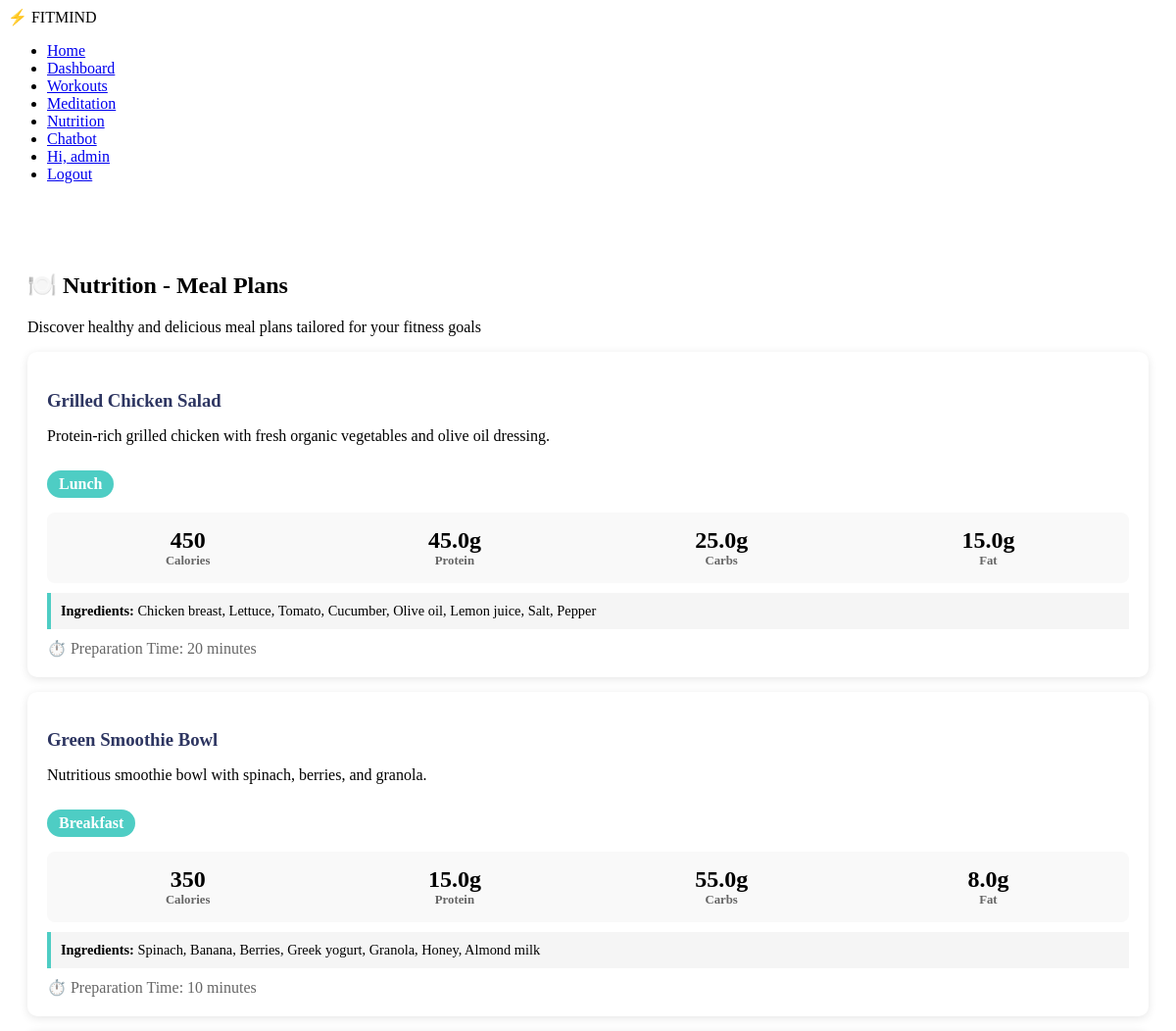
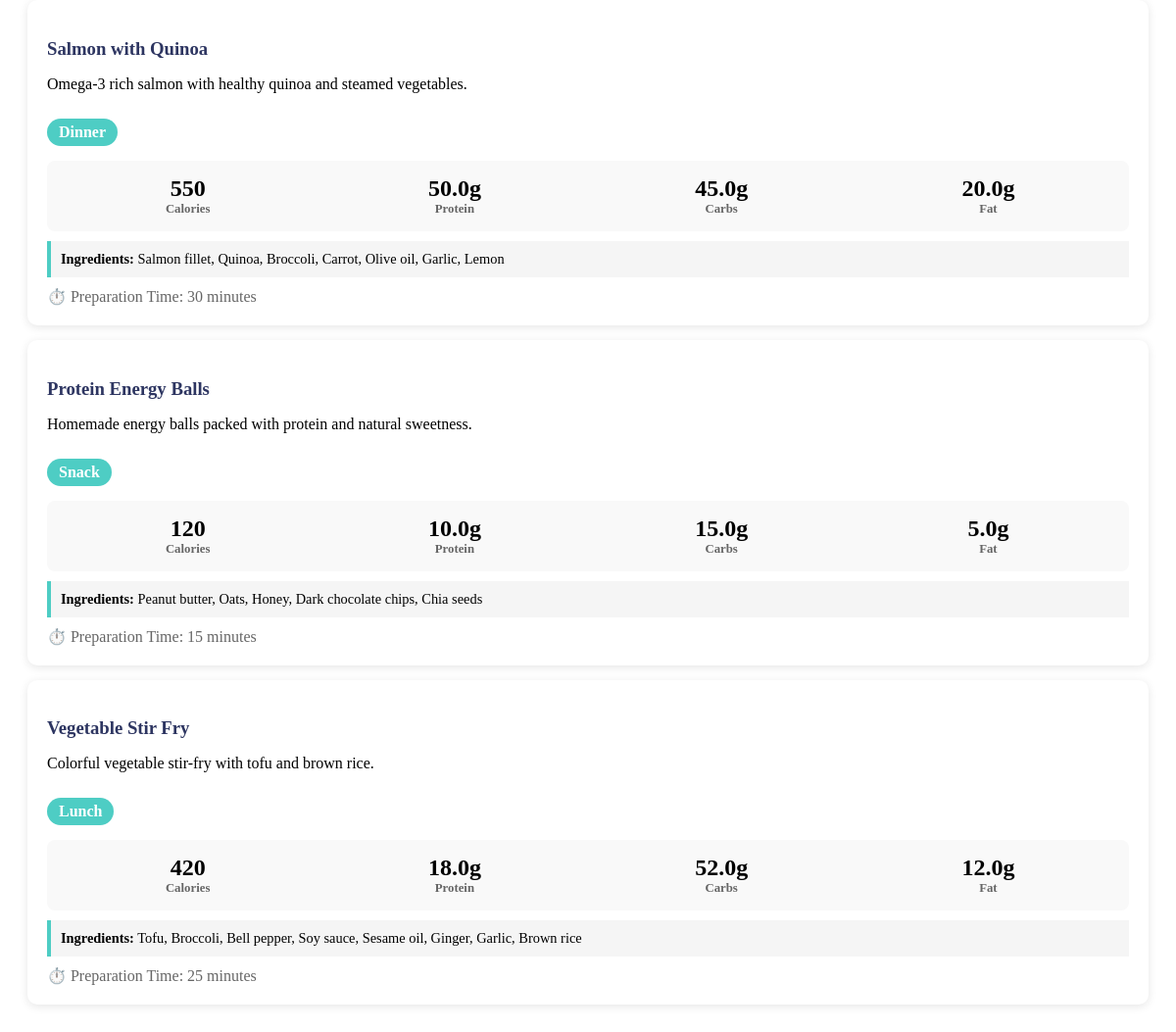
/nutrition/ (signed in), run on the app's committed database (2 pictures, top to bottom).
### maini/models.py (models this page shows, shortened)
class MealPlan(models.Model):
    MEAL_TYPE_CHOICES = [
        ('breakfast', 'Breakfast'),
        ('lunch', 'Lunch'),
        ('dinner', 'Dinner'),
        ('snack', 'Snack'),
    ]
    name = models.CharField(max_length=100)
    meal_type = models.CharField(max_length=20, choices=MEAL_TYPE_CHOICES)
    description = models.TextField()
    calories = models.IntegerField(validators=[MinValueValidator(0)])
    protein_grams = models.FloatField(validators=[MinValueValidator(0)])
    carbs_grams = models.FloatField(validators=[MinValueValidator(0)])
    fat_grams = models.FloatField(validators=[MinValueValidator(0)])
    ingredients = models.TextField()
    preparation_time = models.IntegerField(validators=[MinValueValidator(1)])
    image = models.ImageField(upload_to='meals/', null=True, blank=True)
    created_at = models.DateTimeField(auto_now_add=True)
    updated_at = models.DateTimeField(auto_now=True)

### maini/views.py (the view)
# urls.py: path('nutrition/', nutrition, name='nutrition'),
def nutrition(request):
    meal_list = MealPlan.objects.all()
    return render(request, 'nutrition.html', {'meals': meal_list})

### maini/templates/nutrition.html (shortened to what this page needs)
{% load static %}
<!DOCTYPE html>
<html lang="en">
<head>
    <link rel="stylesheet" href="{% static 'style.css' %}">
</head>
<body>
    <nav class="navbar">
        <div class="logo">
            <span>⚡</span> FITMIND
        </div>
        <ul class="nav-links">
            <li><a href="{% url 'first' %}">Home</a></li>
            <li><a href="{% url 'dashboard' %}">Dashboard</a></li>
            <li><a href="{% url 'workouts' %}">Workouts</a></li>
            <li><a href="{% url 'meditation' %}">Meditation</a></li>
            <li><a href="{% url 'nutrition' %}">Nutrition</a></li>
            <li><a href="{% url 'chatbot' %}">Chatbot</a></li>
            {% if request.user.is_authenticated %}
                <li><a href="#">Hi, {{ request.user.first_name|default:request.user.username }}</a></li>
                <li><a href="{% url 'logout' %}">Logout</a></li>
            {% else %}
                <li><a href="{% url 'login' %}">Login</a></li>
                <li><a href="{% url 'register' %}">Register</a></li>
            {% endif %}
        </ul>
    </nav>
    <section class="nutrition-container">
        <h1>🍽️ Nutrition - Meal Plans</h1>
        <p>Discover healthy and delicious meal plans tailored for your fitness goals</p>
        {% if meals %}
            {% for meal in meals %}
                <div class="meal-card">
                    <h3>{{ meal.name }}</h3>
                    <p>{{ meal.description }}</p>
                    <span class="meal-type-badge">{{ meal.get_meal_type_display }}</span>
                    <div class="nutrition-info">
                        <div class="nutrition-item">
                            <div style="font-size: 1.5em;">{{ meal.calories }}</div>
                            <div class="nutrition-label">Calories</div>
                        </div>
                        <div class="nutrition-item">
                            <div style="font-size: 1.5em;">{{ meal.protein_grams }}g</div>
                            <div class="nutrition-label">Protein</div>
                        </div>
                        <div class="nutrition-item">
                            <div style="font-size: 1.5em;">{{ meal.carbs_grams }}g</div>
                            <div class="nutrition-label">Carbs</div>
                        </div>
                        <div class="nutrition-item">
                            <div style="font-size: 1.5em;">{{ meal.fat_grams }}g</div>
                            <div class="nutrition-label">Fat</div>
                        </div>
                    </div>
                    <div class="ingredients">
                        <strong>Ingredients:</strong> {{ meal.ingredients }}
                    </div>
                    <div class="prep-time">
                        ⏱️ Preparation Time: {{ meal.preparation_time }} minutes
                    </div>
                </div>
            {% endfor %}
        {% else %}
            <p>No meal plans available yet.</p>
        {% endif %}
    </section>
</body>
</html>

### maini/templates/nutrition.html (style rules this page uses)
.nutrition-container { max-width: 1200px; margin: 50px auto; padding: 20px; }
.meal-card { background: white; border-radius: 10px; padding: 20px; margin: 15px 0; box-shadow: 0 2px 10px rgba(0,0,0,0.1); }
.meal-card h3 { color: #2d3561; margin-bottom: 10px; }
.meal-type-badge { display: inline-block; padding: 5px 12px; border-radius: 20px; font-weight: 600; margin-top: 10px; background-color: #4ecdc4; color: white; }
.nutrition-info { display: grid; grid-template-columns: 1fr 1fr 1fr 1fr; gap: 15px; margin-top: 15px; padding: 15px; background-color: #f9f9f9; border-radius: 8px; }
.nutrition-item { text-align: center; font-weight: 600; }
.nutrition-label { font-size: 0.8em; color: #666; }
.ingredients { background-color: #f5f5f5; padding: 10px; border-left: 4px solid #4ecdc4; margin-top: 10px; font-size: 0.9em; }
.prep-time { display: inline-block; margin-top: 10px; color: #666; }

### data on the page
MealPlan: name "Grilled Chicken Salad", description "Protein-rich grilled chicken with fresh organic vegetables and olive oil dressing.", meal_type "Lunch", calories "450", protein_grams "45.0", carbs_grams "25.0", fat_grams "15.0", ingredients "Chicken breast, Lettuce, Tomato, Cucumber, Olive oil, Lemon juice, Salt, Pepper", preparation_time "20"
MealPlan: name "Green Smoothie Bowl", description "Nutritious smoothie bowl with spinach, berries, and granola.", meal_type "Breakfast", calories "350", protein_grams "15.0", carbs_grams "55.0", fat_grams "8.0", ingredients "Spinach, Banana, Berries, Greek yogurt, Granola, Honey, Almond milk", preparation_time "10"
MealPlan: name "Salmon with Quinoa", description "Omega-3 rich salmon with healthy quinoa and steamed vegetables.", meal_type "Dinner", calories "550", protein_grams "50.0", carbs_grams "45.0", fat_grams "20.0", ingredients "Salmon fillet, Quinoa, Broccoli, Carrot, Olive oil, Garlic, Lemon", preparation_time "30"
MealPlan: name "Protein Energy Balls", description "Homemade energy balls packed with protein and natural sweetness.", meal_type "Snack", calories "120", protein_grams "10.0", carbs_grams "15.0", fat_grams "5.0", ingredients "Peanut butter, Oats, Honey, Dark chocolate chips, Chia seeds", preparation_time "15"
MealPlan: name "Vegetable Stir Fry", description "Colorful vegetable stir-fry with tofu and brown rice.", meal_type "Lunch", calories "420", protein_grams "18.0", carbs_grams "52.0", fat_grams "12.0", ingredients "Tofu, Broccoli, Bell pepper, Soy sauce, Sesame oil, Ginger, Garlic, Brown rice", preparation_time "25"

### other printed values
{{ request.user.first_name|default:request.user.username }} "admin"
